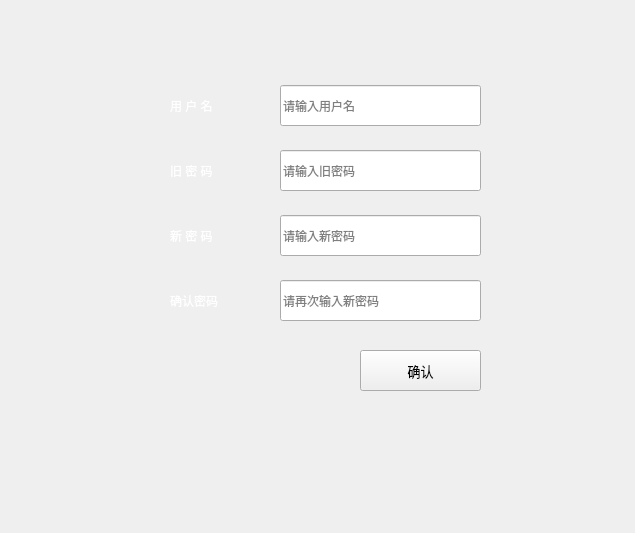
<?xml version="1.0" encoding="UTF-8"?>
<ui version="4.0">
 <class>resetPasswordWindow</class>
 <widget class="QMainWindow" name="resetPasswordWindow">
  <property name="geometry">
   <rect>
    <x>0</x>
    <y>0</y>
    <width>635</width>
    <height>533</height>
   </rect>
  </property>
  <property name="windowTitle">
   <string>MainWindow</string>
  </property>
  <widget class="QWidget" name="centralwidget">
   <property name="styleSheet">
    <string notr="true">#centralwidget{
border-image: url(:/image/login/图片3.png);
}</string>
   </property>
   <widget class="QLabel" name="oldpassword">
    <property name="geometry">
     <rect>
      <x>170</x>
      <y>155</y>
      <width>111</width>
      <height>31</height>
     </rect>
    </property>
    <property name="styleSheet">
     <string notr="true">font: 12pt &quot;黑体&quot;;
color: rgb(255, 255, 255);</string>
    </property>
    <property name="text">
     <string>旧 密 码</string>
    </property>
   </widget>
   <widget class="QLineEdit" name="usernamelineEdit">
    <property name="geometry">
     <rect>
      <x>280</x>
      <y>85</y>
      <width>201</width>
      <height>41</height>
     </rect>
    </property>
    <property name="styleSheet">
     <string notr="true">border-image: url(:/image/login/图片4.png);
font: 12pt &quot;微软雅黑&quot;;</string>
    </property>
    <property name="text">
     <string/>
    </property>
    <property name="placeholderText">
     <string>请输入用户名</string>
    </property>
   </widget>
   <widget class="QLabel" name="usernaeme">
    <property name="geometry">
     <rect>
      <x>170</x>
      <y>90</y>
      <width>111</width>
      <height>31</height>
     </rect>
    </property>
    <property name="styleSheet">
     <string notr="true">font: 12pt &quot;黑体&quot;;
color: rgb(255, 255, 255);</string>
    </property>
    <property name="text">
     <string>用 户 名</string>
    </property>
   </widget>
   <widget class="QLineEdit" name="oldpasswordlineEdit">
    <property name="geometry">
     <rect>
      <x>280</x>
      <y>150</y>
      <width>201</width>
      <height>41</height>
     </rect>
    </property>
    <property name="styleSheet">
     <string notr="true">border-image: url(:/image/login/图片4.png);
font: 12pt &quot;微软雅黑&quot;;</string>
    </property>
    <property name="text">
     <string/>
    </property>
    <property name="echoMode">
     <enum>QLineEdit::Password</enum>
    </property>
    <property name="placeholderText">
     <string>请输入旧密码</string>
    </property>
   </widget>
   <widget class="QLineEdit" name="newpasswordlineEdit">
    <property name="geometry">
     <rect>
      <x>280</x>
      <y>215</y>
      <width>201</width>
      <height>41</height>
     </rect>
    </property>
    <property name="styleSheet">
     <string notr="true">border-image: url(:/image/login/图片4.png);
font: 12pt &quot;微软雅黑&quot;;</string>
    </property>
    <property name="text">
     <string/>
    </property>
    <property name="echoMode">
     <enum>QLineEdit::Password</enum>
    </property>
    <property name="placeholderText">
     <string>请输入新密码</string>
    </property>
   </widget>
   <widget class="QLabel" name="newpassword">
    <property name="geometry">
     <rect>
      <x>170</x>
      <y>220</y>
      <width>111</width>
      <height>31</height>
     </rect>
    </property>
    <property name="styleSheet">
     <string notr="true">font: 12pt &quot;黑体&quot;;
color: rgb(255, 255, 255);</string>
    </property>
    <property name="text">
     <string>新 密 码</string>
    </property>
   </widget>
   <widget class="QLineEdit" name="ackpasswordlineEdit">
    <property name="geometry">
     <rect>
      <x>280</x>
      <y>280</y>
      <width>201</width>
      <height>41</height>
     </rect>
    </property>
    <property name="styleSheet">
     <string notr="true">border-image: url(:/image/login/图片4.png);
font: 12pt &quot;微软雅黑&quot;;</string>
    </property>
    <property name="text">
     <string/>
    </property>
    <property name="echoMode">
     <enum>QLineEdit::Password</enum>
    </property>
    <property name="placeholderText">
     <string>请再次输入新密码</string>
    </property>
   </widget>
   <widget class="QLabel" name="ackpassword">
    <property name="geometry">
     <rect>
      <x>170</x>
      <y>285</y>
      <width>111</width>
      <height>31</height>
     </rect>
    </property>
    <property name="styleSheet">
     <string notr="true">font: 12pt &quot;黑体&quot;;
color: rgb(255, 255, 255);</string>
    </property>
    <property name="text">
     <string>确认密码</string>
    </property>
   </widget>
   <widget class="QPushButton" name="commitButton">
    <property name="geometry">
     <rect>
      <x>360</x>
      <y>350</y>
      <width>121</width>
      <height>41</height>
     </rect>
    </property>
    <property name="font">
     <font>
      <family>微软雅黑</family>
      <pointsize>10</pointsize>
      <weight>50</weight>
      <italic>false</italic>
      <bold>false</bold>
      <stylestrategy>PreferAntialias</stylestrategy>
     </font>
    </property>
    <property name="cursor">
     <cursorShape>PointingHandCursor</cursorShape>
    </property>
    <property name="mouseTracking">
     <bool>false</bool>
    </property>
    <property name="styleSheet">
     <string notr="true">QPushButton{
border-image: url(:/image/login/图片4.png);
font: 10pt &quot;微软雅黑&quot;;
}
QPushButton:pressed{
font: 9pt &quot;微软雅黑&quot;;
}</string>
    </property>
    <property name="text">
     <string>确认</string>
    </property>
   </widget>
  </widget>
 </widget>
 <resources/>
 <connections/>
</ui>
